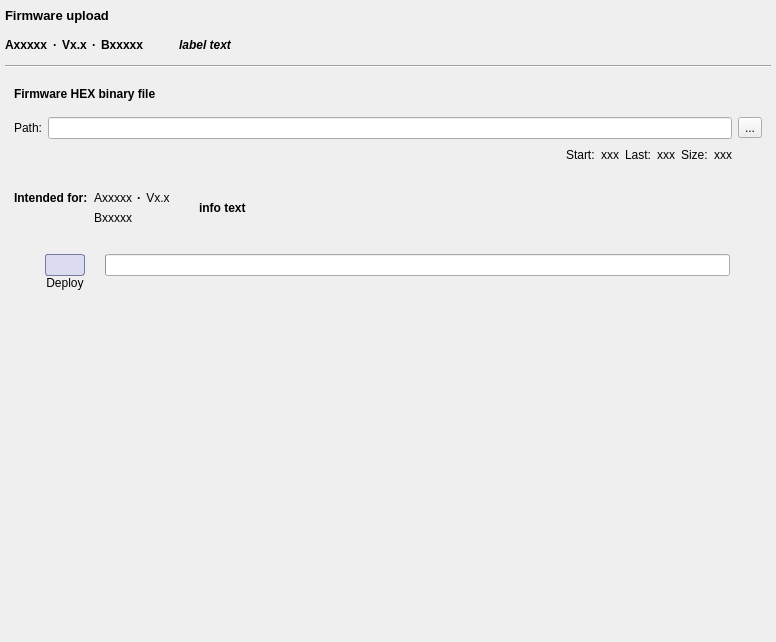
<?xml version="1.0" encoding="UTF-8"?>
<ui version="4.0">
 <class>FirmwarePage</class>
 <widget class="QWidget" name="FirmwarePage">
  <property name="geometry">
   <rect>
    <x>0</x>
    <y>0</y>
    <width>776</width>
    <height>642</height>
   </rect>
  </property>
  <property name="windowTitle">
   <string notr="true">Form</string>
  </property>
  <property name="styleSheet">
   <string notr="true">/* Allgemein */
QFrame[GuiRole=PageTitelFrame] { background: rgb(210, 210, 210); border-radius: 6px;	padding: 6px; }
QFrame[GuiRole=PageTitelFrame] QLabel {  font: bold 10pt; }
QFrame[GuiRole=GroupBox] { background: rgb(230, 230, 230); }

QPushButton[GuiRole=ToolBarButton] { border: 1px solid transparent; border-radius: 3px; padding: 3px; qproperty-iconSize: 24px; }
QPushButton[GuiRole=ToolBarButton]:hover { background: rgb(220, 220, 220); border-color: rgb(220, 220, 220); }
QPushButton[GuiRole=ToolBarButton]:pressed { background: rgb(220, 220, 220); border-color: rgb(110, 110, 110); }
QPushButton[GuiRole=ToolBarButton]:checked { background: rgb(220, 220, 220); border-color: rgb(110, 110, 110); }

/* Spezifisch */
QStackedWidget#infoStack { background: transparent; }
QPushButton#deployButton { background: rgb(220, 220, 240); border: 1px solid rgb(120, 120, 160); border-radius: 3px; padding: 3px; qproperty-iconSize: 32px; }
QPushButton#deployButton:disabled { background: rgba(220, 220, 240, 50); }
QPushButton#deployButton:hover { background: rgb(240, 240, 255); border-color: rgb(140, 140, 160); }
QPushButton#deployButton:pressed { background: rgb(250, 250, 255); border-color: rgb(160, 160, 180); }
</string>
  </property>
  <layout class="QVBoxLayout" name="verticalLayout" stretch="0,0,0,0,0,1">
   <property name="spacing">
    <number>10</number>
   </property>
   <property name="leftMargin">
    <number>5</number>
   </property>
   <property name="topMargin">
    <number>5</number>
   </property>
   <property name="rightMargin">
    <number>5</number>
   </property>
   <property name="bottomMargin">
    <number>5</number>
   </property>
   <item>
    <widget class="QFrame" name="titleFrame">
     <property name="GuiRole" stdset="0">
      <string notr="true">PageTitelFrame</string>
     </property>
     <layout class="QHBoxLayout" name="horizontalLayout_27">
      <property name="leftMargin">
       <number>0</number>
      </property>
      <property name="topMargin">
       <number>0</number>
      </property>
      <property name="rightMargin">
       <number>0</number>
      </property>
      <property name="bottomMargin">
       <number>0</number>
      </property>
      <item>
       <widget class="QLabel" name="titelText">
        <property name="font">
         <font>
          <pointsize>10</pointsize>
          <italic>false</italic>
          <bold>true</bold>
         </font>
        </property>
        <property name="text">
         <string>Firmware upload</string>
        </property>
       </widget>
      </item>
      <item>
       <spacer name="titleSpacer">
        <property name="orientation">
         <enum>Qt::Orientation::Horizontal</enum>
        </property>
        <property name="sizeHint" stdset="0">
         <size>
          <width>40</width>
          <height>20</height>
         </size>
        </property>
       </spacer>
      </item>
     </layout>
    </widget>
   </item>
   <item>
    <layout class="QHBoxLayout" name="horizontalLayout">
     <property name="spacing">
      <number>5</number>
     </property>
     <item>
      <widget class="QLabel" name="titleApplicationTypeText">
       <property name="font">
        <font>
         <bold>true</bold>
        </font>
       </property>
       <property name="text">
        <string notr="true">Axxxxx</string>
       </property>
       <property name="alignment">
        <set>Qt::AlignmentFlag::AlignLeading|Qt::AlignmentFlag::AlignLeft|Qt::AlignmentFlag::AlignVCenter</set>
       </property>
      </widget>
     </item>
     <item>
      <widget class="QLabel" name="label_3">
       <property name="font">
        <font>
         <bold>true</bold>
        </font>
       </property>
       <property name="text">
        <string notr="true">·</string>
       </property>
       <property name="alignment">
        <set>Qt::AlignmentFlag::AlignCenter</set>
       </property>
      </widget>
     </item>
     <item>
      <widget class="QLabel" name="titleApplicationVersionText">
       <property name="font">
        <font>
         <bold>true</bold>
        </font>
       </property>
       <property name="text">
        <string notr="true">Vx.x</string>
       </property>
       <property name="alignment">
        <set>Qt::AlignmentFlag::AlignCenter</set>
       </property>
      </widget>
     </item>
     <item>
      <widget class="QLabel" name="label_7">
       <property name="font">
        <font>
         <bold>true</bold>
        </font>
       </property>
       <property name="text">
        <string notr="true">·</string>
       </property>
       <property name="alignment">
        <set>Qt::AlignmentFlag::AlignCenter</set>
       </property>
      </widget>
     </item>
     <item>
      <widget class="QLabel" name="titleBoardTypeText">
       <property name="font">
        <font>
         <bold>true</bold>
        </font>
       </property>
       <property name="text">
        <string notr="true">Bxxxxx</string>
       </property>
       <property name="alignment">
        <set>Qt::AlignmentFlag::AlignLeading|Qt::AlignmentFlag::AlignLeft|Qt::AlignmentFlag::AlignVCenter</set>
       </property>
      </widget>
     </item>
     <item>
      <spacer name="spacer_2">
       <property name="orientation">
        <enum>Qt::Orientation::Horizontal</enum>
       </property>
       <property name="sizeType">
        <enum>QSizePolicy::Policy::Fixed</enum>
       </property>
       <property name="sizeHint" stdset="0">
        <size>
         <width>30</width>
         <height>20</height>
        </size>
       </property>
      </spacer>
     </item>
     <item>
      <widget class="QLabel" name="titleLabelText">
       <property name="font">
        <font>
         <italic>true</italic>
         <bold>true</bold>
        </font>
       </property>
       <property name="text">
        <string notr="true">label text</string>
       </property>
      </widget>
     </item>
     <item>
      <spacer name="spacer">
       <property name="orientation">
        <enum>Qt::Orientation::Horizontal</enum>
       </property>
       <property name="sizeHint" stdset="0">
        <size>
         <width>10</width>
         <height>20</height>
        </size>
       </property>
      </spacer>
     </item>
    </layout>
   </item>
   <item>
    <widget class="Line" name="line">
     <property name="orientation">
      <enum>Qt::Orientation::Horizontal</enum>
     </property>
    </widget>
   </item>
   <item>
    <widget class="QFrame" name="firmwareFrame">
     <property name="GuiRole" stdset="0">
      <string notr="true">GroupBox</string>
     </property>
     <layout class="QVBoxLayout" name="verticalLayout_2">
      <property name="leftMargin">
       <number>9</number>
      </property>
      <property name="topMargin">
       <number>9</number>
      </property>
      <property name="rightMargin">
       <number>9</number>
      </property>
      <property name="bottomMargin">
       <number>9</number>
      </property>
      <item>
       <widget class="QLabel" name="label_31">
        <property name="font">
         <font>
          <bold>true</bold>
         </font>
        </property>
        <property name="text">
         <string>Firmware HEX binary file</string>
        </property>
       </widget>
      </item>
      <item>
       <layout class="QGridLayout" name="gridLayout">
        <property name="topMargin">
         <number>10</number>
        </property>
        <property name="verticalSpacing">
         <number>6</number>
        </property>
        <item row="0" column="1">
         <widget class="QLineEdit" name="filePathText">
          <property name="statusTip">
           <string>Firmware file name</string>
          </property>
         </widget>
        </item>
        <item row="0" column="2">
         <widget class="QToolButton" name="selectFileButton">
          <property name="font">
           <font>
            <bold>false</bold>
           </font>
          </property>
          <property name="toolTip">
           <string>Select HEX binary file</string>
          </property>
          <property name="text">
           <string notr="true">...</string>
          </property>
         </widget>
        </item>
        <item row="0" column="0">
         <widget class="QLabel" name="label">
          <property name="sizePolicy">
           <sizepolicy hsizetype="Preferred" vsizetype="Expanding">
            <horstretch>0</horstretch>
            <verstretch>0</verstretch>
           </sizepolicy>
          </property>
          <property name="minimumSize">
           <size>
            <width>0</width>
            <height>0</height>
           </size>
          </property>
          <property name="font">
           <font>
            <bold>false</bold>
           </font>
          </property>
          <property name="text">
           <string>Path:</string>
          </property>
         </widget>
        </item>
        <item row="1" column="0" colspan="2">
         <layout class="QHBoxLayout" name="layout_2">
          <property name="leftMargin">
           <number>0</number>
          </property>
          <property name="rightMargin">
           <number>0</number>
          </property>
          <item>
           <spacer name="spacer_4">
            <property name="orientation">
             <enum>Qt::Orientation::Horizontal</enum>
            </property>
            <property name="sizeHint" stdset="0">
             <size>
              <width>40</width>
              <height>20</height>
             </size>
            </property>
           </spacer>
          </item>
          <item>
           <widget class="QLabel" name="label_29">
            <property name="font">
             <font>
              <bold>false</bold>
             </font>
            </property>
            <property name="text">
             <string>Start:</string>
            </property>
           </widget>
          </item>
          <item>
           <widget class="QLabel" name="startText">
            <property name="minimumSize">
             <size>
              <width>0</width>
              <height>0</height>
             </size>
            </property>
            <property name="text">
             <string notr="true">xxx</string>
            </property>
            <property name="alignment">
             <set>Qt::AlignmentFlag::AlignCenter</set>
            </property>
           </widget>
          </item>
          <item>
           <widget class="QLabel" name="label_34">
            <property name="font">
             <font>
              <bold>false</bold>
             </font>
            </property>
            <property name="text">
             <string>Last:</string>
            </property>
           </widget>
          </item>
          <item>
           <widget class="QLabel" name="lastText">
            <property name="minimumSize">
             <size>
              <width>0</width>
              <height>0</height>
             </size>
            </property>
            <property name="text">
             <string notr="true">xxx</string>
            </property>
            <property name="alignment">
             <set>Qt::AlignmentFlag::AlignCenter</set>
            </property>
           </widget>
          </item>
          <item>
           <widget class="QLabel" name="label_35">
            <property name="font">
             <font>
              <bold>false</bold>
             </font>
            </property>
            <property name="text">
             <string>Size:</string>
            </property>
           </widget>
          </item>
          <item>
           <widget class="QLabel" name="sizeText">
            <property name="minimumSize">
             <size>
              <width>0</width>
              <height>0</height>
             </size>
            </property>
            <property name="text">
             <string notr="true">xxx</string>
            </property>
            <property name="alignment">
             <set>Qt::AlignmentFlag::AlignCenter</set>
            </property>
           </widget>
          </item>
         </layout>
        </item>
       </layout>
      </item>
      <item>
       <layout class="QHBoxLayout" name="horizontalLayout_4">
        <property name="topMargin">
         <number>20</number>
        </property>
        <property name="bottomMargin">
         <number>10</number>
        </property>
        <item>
         <layout class="QGridLayout" name="gridLayout_2">
          <item row="0" column="0">
           <widget class="QLabel" name="label_30">
            <property name="font">
             <font>
              <bold>true</bold>
             </font>
            </property>
            <property name="text">
             <string>Intended for:</string>
            </property>
           </widget>
          </item>
          <item row="1" column="1">
           <widget class="QLabel" name="firmwareBoardTypeText">
            <property name="text">
             <string notr="true">Bxxxxx</string>
            </property>
            <property name="alignment">
             <set>Qt::AlignmentFlag::AlignLeading|Qt::AlignmentFlag::AlignLeft|Qt::AlignmentFlag::AlignVCenter</set>
            </property>
           </widget>
          </item>
          <item row="0" column="1">
           <layout class="QHBoxLayout" name="horizontalLayout_11">
            <property name="spacing">
             <number>5</number>
            </property>
            <item>
             <widget class="QLabel" name="firmwareApplicationTypeText">
              <property name="text">
               <string notr="true">Axxxxx</string>
              </property>
              <property name="alignment">
               <set>Qt::AlignmentFlag::AlignLeading|Qt::AlignmentFlag::AlignLeft|Qt::AlignmentFlag::AlignVCenter</set>
              </property>
             </widget>
            </item>
            <item>
             <widget class="QLabel" name="label_5">
              <property name="font">
               <font>
                <bold>true</bold>
               </font>
              </property>
              <property name="text">
               <string notr="true">·</string>
              </property>
              <property name="alignment">
               <set>Qt::AlignmentFlag::AlignCenter</set>
              </property>
             </widget>
            </item>
            <item>
             <widget class="QLabel" name="firmwareApplicationVersionText">
              <property name="text">
               <string notr="true">Vx.x</string>
              </property>
              <property name="alignment">
               <set>Qt::AlignmentFlag::AlignCenter</set>
              </property>
             </widget>
            </item>
           </layout>
          </item>
         </layout>
        </item>
        <item>
         <spacer name="horizontalSpacer_5">
          <property name="orientation">
           <enum>Qt::Orientation::Horizontal</enum>
          </property>
          <property name="sizeType">
           <enum>QSizePolicy::Policy::Fixed</enum>
          </property>
          <property name="sizeHint" stdset="0">
           <size>
            <width>10</width>
            <height>5</height>
           </size>
          </property>
         </spacer>
        </item>
        <item>
         <widget class="QStackedWidget" name="infoStack">
          <property name="sizePolicy">
           <sizepolicy hsizetype="Maximum" vsizetype="Maximum">
            <horstretch>0</horstretch>
            <verstretch>0</verstretch>
           </sizepolicy>
          </property>
          <property name="styleSheet">
           <string notr="true"/>
          </property>
          <property name="currentIndex">
           <number>1</number>
          </property>
          <widget class="QWidget" name="page_1_0">
           <layout class="QHBoxLayout" name="horizontalLayout_34">
            <property name="leftMargin">
             <number>0</number>
            </property>
            <property name="topMargin">
             <number>0</number>
            </property>
            <property name="rightMargin">
             <number>0</number>
            </property>
            <property name="bottomMargin">
             <number>0</number>
            </property>
           </layout>
          </widget>
          <widget class="QWidget" name="page_1_1">
           <layout class="QHBoxLayout" name="horizontalLayout_2">
            <property name="leftMargin">
             <number>0</number>
            </property>
            <property name="topMargin">
             <number>0</number>
            </property>
            <property name="rightMargin">
             <number>0</number>
            </property>
            <property name="bottomMargin">
             <number>0</number>
            </property>
            <item>
             <widget class="QLabel" name="label_1">
              <property name="sizePolicy">
               <sizepolicy hsizetype="Fixed" vsizetype="Fixed">
                <horstretch>0</horstretch>
                <verstretch>0</verstretch>
               </sizepolicy>
              </property>
              <property name="maximumSize">
               <size>
                <width>32</width>
                <height>32</height>
               </size>
              </property>
              <property name="pixmap">
               <pixmap resource="../../Res/Resources.qrc">:/Symbols/Info_A.png</pixmap>
              </property>
              <property name="scaledContents">
               <bool>true</bool>
              </property>
             </widget>
            </item>
           </layout>
          </widget>
          <widget class="QWidget" name="page_1_2">
           <layout class="QHBoxLayout" name="horizontalLayout_3">
            <property name="leftMargin">
             <number>0</number>
            </property>
            <property name="topMargin">
             <number>0</number>
            </property>
            <property name="rightMargin">
             <number>0</number>
            </property>
            <property name="bottomMargin">
             <number>0</number>
            </property>
            <item>
             <widget class="QLabel" name="label_2">
              <property name="sizePolicy">
               <sizepolicy hsizetype="Fixed" vsizetype="Fixed">
                <horstretch>0</horstretch>
                <verstretch>0</verstretch>
               </sizepolicy>
              </property>
              <property name="maximumSize">
               <size>
                <width>32</width>
                <height>32</height>
               </size>
              </property>
              <property name="pixmap">
               <pixmap resource="../../Res/Resources.qrc">:/Symbols/SymbolFailure.png</pixmap>
              </property>
              <property name="scaledContents">
               <bool>true</bool>
              </property>
             </widget>
            </item>
           </layout>
          </widget>
         </widget>
        </item>
        <item>
         <widget class="QLabel" name="infoText">
          <property name="font">
           <font>
            <bold>true</bold>
           </font>
          </property>
          <property name="text">
           <string notr="true">info text</string>
          </property>
         </widget>
        </item>
        <item>
         <spacer name="horizontalSpacer">
          <property name="orientation">
           <enum>Qt::Orientation::Horizontal</enum>
          </property>
          <property name="sizeHint" stdset="0">
           <size>
            <width>5</width>
            <height>5</height>
           </size>
          </property>
         </spacer>
        </item>
       </layout>
      </item>
     </layout>
    </widget>
   </item>
   <item>
    <layout class="QHBoxLayout" name="horizontalLayout_5" stretch="0,1,0">
     <property name="spacing">
      <number>15</number>
     </property>
     <property name="rightMargin">
      <number>1</number>
     </property>
     <item>
      <spacer name="horizontalSpacer_2">
       <property name="orientation">
        <enum>Qt::Orientation::Horizontal</enum>
       </property>
       <property name="sizeHint" stdset="0">
        <size>
         <width>40</width>
         <height>20</height>
        </size>
       </property>
      </spacer>
     </item>
     <item>
      <layout class="QGridLayout" name="gridLayout_3">
       <property name="horizontalSpacing">
        <number>20</number>
       </property>
       <property name="verticalSpacing">
        <number>0</number>
       </property>
       <item row="0" column="0">
        <widget class="QPushButton" name="deployButton">
         <property name="sizePolicy">
          <sizepolicy hsizetype="Preferred" vsizetype="Fixed">
           <horstretch>0</horstretch>
           <verstretch>0</verstretch>
          </sizepolicy>
         </property>
         <property name="toolTip">
          <string>Deploy firmware</string>
         </property>
         <property name="icon">
          <iconset>
           <disabledoff>:/Symbols/ReadMessage_P.png</disabledoff>
           <activeon>:/Symbols/UploadFirmware_A.png</activeon>
          </iconset>
         </property>
         <property name="iconSize">
          <size>
           <width>32</width>
           <height>32</height>
          </size>
         </property>
        </widget>
       </item>
       <item row="1" column="0">
        <widget class="QLabel" name="deployLabel">
         <property name="font">
          <font>
           <italic>false</italic>
           <bold>false</bold>
          </font>
         </property>
         <property name="text">
          <string>Deploy</string>
         </property>
         <property name="alignment">
          <set>Qt::AlignmentFlag::AlignCenter</set>
         </property>
        </widget>
       </item>
       <item row="0" column="1">
        <widget class="QProgressBar" name="progressBar">
         <property name="textVisible">
          <bool>false</bool>
         </property>
        </widget>
       </item>
      </layout>
     </item>
     <item>
      <spacer name="horizontalSpacer_3">
       <property name="orientation">
        <enum>Qt::Orientation::Horizontal</enum>
       </property>
       <property name="sizeHint" stdset="0">
        <size>
         <width>40</width>
         <height>20</height>
        </size>
       </property>
      </spacer>
     </item>
    </layout>
   </item>
   <item>
    <spacer name="spacer_7">
     <property name="orientation">
      <enum>Qt::Orientation::Vertical</enum>
     </property>
     <property name="sizeHint" stdset="0">
      <size>
       <width>10</width>
       <height>10</height>
      </size>
     </property>
    </spacer>
   </item>
  </layout>
 </widget>
 <resources>
  <include location="../../Res/Resources.qrc"/>
 </resources>
 <connections/>
</ui>
